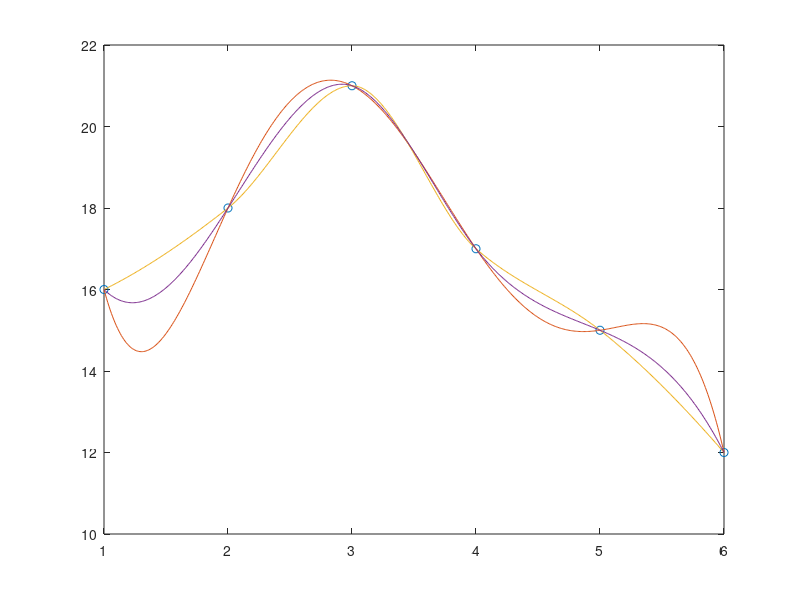

MATLAB code for this plot: (Note: this script raises an error after producing the figure.)
clear;
clc;
clf;
x=1:6;
y=[16 18 21 17 15 12];
 t=1:0.01:6;
Lag=polyfit(x,y,5);
plot(x,y,'o',t,[polyval(Lag,t);pchip(x,y,t);spline(x,y,t);])
  legend('data','Largrange','pchip','spline',8)
